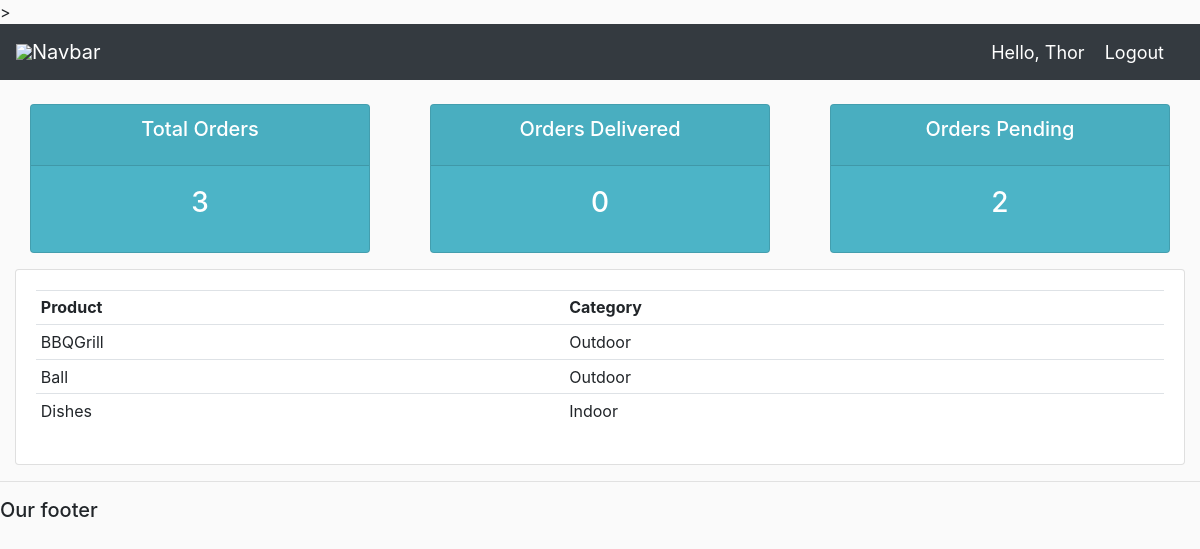
The app's page /user/ (signed in) with its own data.
### accounts/models.py (models this page shows)
class Order(models.Model):
    STATUS=(
        ('Pending','Pending'),
        ('Out for delvery','Out for delvery'),
        ('Delivered','Delivered'),
    )
    customer=models.ForeignKey(Customer,null=True,on_delete=models.SET_NULL)
    product=models.ForeignKey(Product,null=True,on_delete=models.SET_NULL)
    date_created=models.DateTimeField(auto_now_add=True,null=True)
    status=models.CharField(max_length=200,null=True,choices=STATUS)
    def __str__(self):
        return self.product.name

class Product(models.Model):
    CATEGORY=(
        ('Indoor','Indoor'),
        ('Outdoor','Outdoor'),
    )
    name=models.CharField(max_length=200,null=True)
    price=models.FloatField(null=True)
    category=models.CharField(max_length=200,null=True,choices=CATEGORY)
    description=models.CharField(max_length=200,null=True,blank=True)
    tags=models.ManyToManyField(Tag)
    def __str__(self):
        return self.name

### accounts/decorators.py (the view)
		def wrapper_func(request, *args, **kwargs):
			group = None
			if request.user.groups.exists():
				group = request.user.groups.all()[0].name
			if group in allowed_roles:
				return view_func(request, *args, **kwargs)
			else:
				return HttpResponse('You are not authorized to view this page')

### accounts/views.py (called while the page is built)
@login_required(login_url='login')
@allowed_users(allowed_roles=['customer'])
def userPage(request):
    orders=request.user.customer.order_set.all()
    total_orders=orders.count()
    delivered=orders.filter(status='Delivered').count()
    pending=orders.filter(status='Pending').count()
    print('ORDERS:',orders)
    context={'orders':orders, 'customers':customer, 'total_orders':total_orders,'delivered':delivered,'pending':pending}
    return render(request, 'accounts/user.html',context)

### accounts/templates/accounts/user.html
{% extends 'accounts/main.html' %}
{% block content %}
{% include 'accounts/status.html' %}
<div class="row">
	<div class="col-md">
		<div class="card card-body">
			<table class="table table-sm">
				<tr>
					<th>Product</th>
					<th>Category</th>
				</tr>
				{% for order in orders %}
				<tr>
					<td>{{order.product}}</td>
					<td>{{order.product.category}}</td>
				</tr>
				{% endfor %}
			</table>
		</div>
	</div>
</div>
{% endblock content %}

### accounts/templates/accounts/navbar.html (shortened to what this page needs)
{% load static %}
<nav class="navbar navbar-expand-lg navbar-dark bg-dark">
  <img src="{% static 'images/logo.png' %}">
  <a class="navbar-brand" href="#">Navbar</a>
    <span class="hello-msg">Hello, {{request.user}}</span>
    <span><a class="hello-msg" href="{% url 'logout' %}">Logout</a></span>
  </nav>

### static/css/main.css (style rules this page uses)
body { background-color: #fafafa; }

### accounts/templates/accounts/navbar.html (style rules this page uses)
.hello-msg { font-size: 18px ; color: #fff; margin-right: 20px; }

### records on screen
Order: product "BBQGrill", product.category "Outdoor"
Order: product "Ball", product.category "Outdoor"
Order: product "Dishes", product.category "Indoor"

### other values on screen
{{ request.user }} "Thor"
{{ total_orders }} "3"
{{ delivered }} "0"
{{ pending }} "2"
